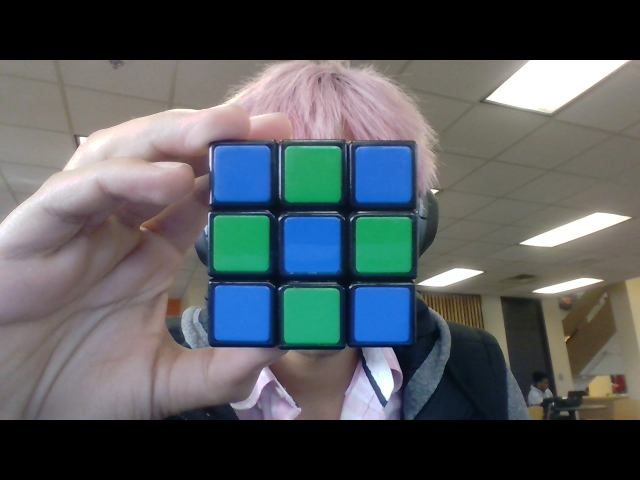
#> input picture original.image.1.png, 640 x 480 px, given in place of the camera
$ python corcer.py   (older library calls are emulated)
#> lines starting #> are read from the running program, lines starting #| are printed output that depends on the picture; after the words box and inside, x2 and y2 are one past the last pixel; in counts of white or black regions, pixels touching at a corner belong together
import cv2
import numpy as np
import time
import webcolors as wc
import random

#from frame gets color of region in rect
def area_color(frame,rect):
    y = rect[1]
    x = rect[0]
    l = rect[2]
    b =  np.mean(frame[y:y+l, x:x+l,0])
    g =  np.mean(frame[y:y+l, x:x+l,1])
    r = np.mean(frame[y:y+l, x:x+l,2])
    return (r,g,b)

#uses rgb value and webcolors library to find closest color name (some code from stackoverflow)
def closest_color(requested_colour):
    min_colours = {}
    for key, name in color_rgb.items():
        r_c, g_c, b_c =wc.hex_to_rgb(key)
        rd = (r_c - requested_colour[0]) ** 2
        gd = (g_c - requested_colour[1]) ** 2
        bd = (b_c - requested_colour[2]) ** 2
        min_colours[(rd + gd + bd)] = name
    return min_colours[min(min_colours.keys())]

#give rgb returns rgb of closest color
def get_true_color(rgb):
    name = closest_color(rgb)
    return wc.name_to_rgb(name)

#returns true if the rectngles have overlapping regions
def rectsOverlap(r1,r2) :
    #[x-value,y-value,width,height]
    thresh = 10
    r1[3:4] = r1[3:4] - thresh
    r2[3:4] = r2[3:4] - thresh

    if np.abs(r1[0] - r2[0]) < thresh and np.abs(r1[1] - r2[1]) < thresh:
        return True
    if r1[0] > (r2[0] + r2[2]) or r2[0] > (r1[0] + r1[2]):
        return False
    if r1[1] < (r2[1] + r2[3]) or r2[1] > (r1[1] + r1[3]):
        return False
    return True

def removeOverlaps(rects):
    rects_c = rects.copy()
    for r1 in range(len(rects)):
        for r2 in range(r1 + 1, len(rects)):
            if(rectsOverlap(rects[r1],rects[r2])):
                del rects_c[r2]
                return removeOverlaps(rects_c)
    return rects

def get_face(rects):
    rects = np.asarray(rects)
    faces = []
    if len(rects) == 0:
        return faces
    min_i = 0


    rgb=area_color(frame,rects[min_i])
    faces.append((closest_color(rgb)))
    rects = np.delete(rects,min_i,0)
    return faces + get_face(rects.copy())

cap = cv2.VideoCapture(0)

min_width,max_width = 40,60
#all hex valies of colors used
color_rgb = {'#ff0000':'red','#0000ff':'blue','#00ff00':'green','#ffa500':'orange','#ffe4b4':'white','#ffff00':'yellow'}

cube = []
face = []

start = time.time()
count=0
while(1==1):
    count+=1
    ret, frame = cap.read()
#> frame is the input picture: shape (480, 640, 3); mean B, G, R 91.9, 89.3, 84.3
    frame = cv2.imread("original.image.3.png")
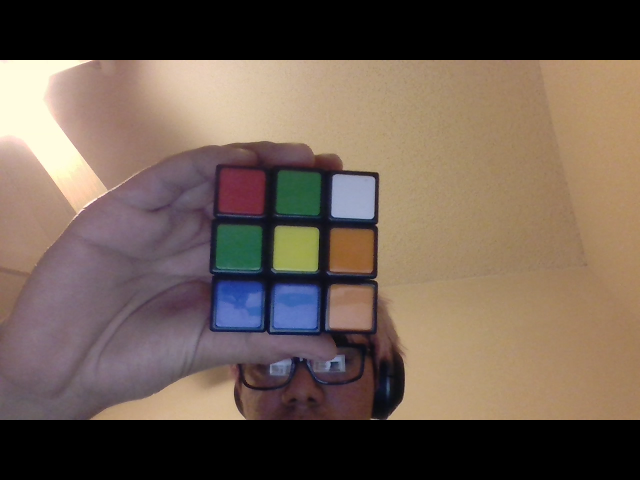
#> input picture original.image.3.png, 640 x 480 px
#> frame is the input picture: shape (480, 640, 3); mean B, G, R 82.3, 93.8, 110.2
    img = frame.copy()
    im2 = frame.copy()
    #gray image
    gray = cv2.cvtColor(frame, cv2.COLOR_BGR2GRAY)
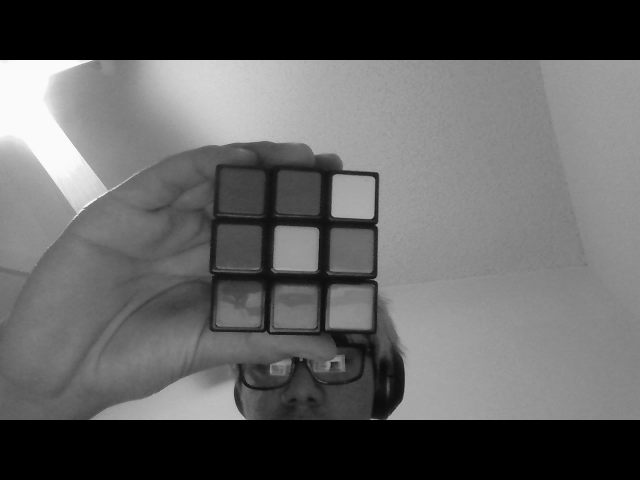
#> gray: shape (480, 640); min 0, max 251, mean 97.4

    #blurs image then get edges using Canny Edge Deteciont
    blurred = cv2.GaussianBlur(gray, (5, 5), 0)
    edges = cv2.Canny(gray, 20, 40)
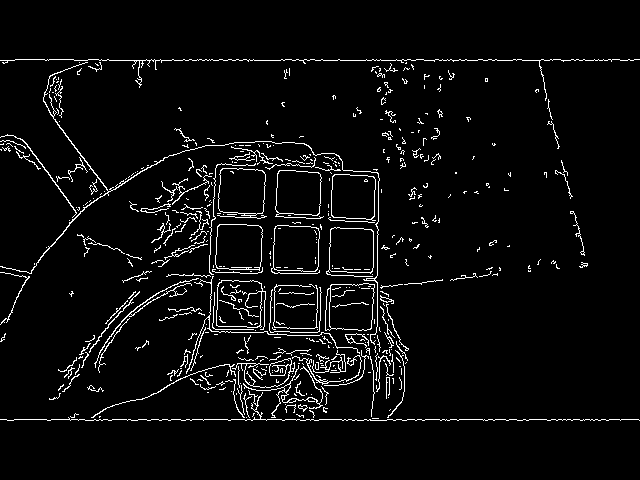
#> edges: shape (480, 640); 4.3% white in thin lines or dots, all inside (x1, y1, x2, y2) = (0, 59, 640, 421)

    #get iamge contours
    ret, thresh = cv2.threshold(edges,127,255,0)
    im2, contours, hierarchy = cv2.findContours(thresh, cv2.RETR_TREE, cv2.CHAIN_APPROX_SIMPLE)
#> contours = 536 contours, 497 with area under 20; largest, box (x1, y1, x2, y2) and area: (325, 283, 375, 331) 2078, (216, 280, 266, 330) 1998, (217, 168, 267, 219) 1990, (215, 224, 263, 271) 1988, (271, 225, 320, 274) 1980

    hull = []
    rects = []

    # calculate points for each contour
    for i in range(len(contours)):
        # creating convex hull object for each contour
        hull.append(cv2.convexHull(contours[i], False))
#> after the loop, hull = 536 contours, 373 with area under 20; largest, box (x1, y1, x2, y2) and area: (0, 62, 380, 345) 71016, (0, 59, 640, 101) 18110, (0, 390, 640, 421) 9886, (186, 276, 360, 374) 9333, (243, 365, 323, 418) 2692

    # create an empty black image
    #drawing = np.zeros((thresh.shape[0], thresh.shape[1], 3), np.uint8)
    drawing = img[:(frame.shape[0]*3)//4,:(frame.shape[1]*3)//4]
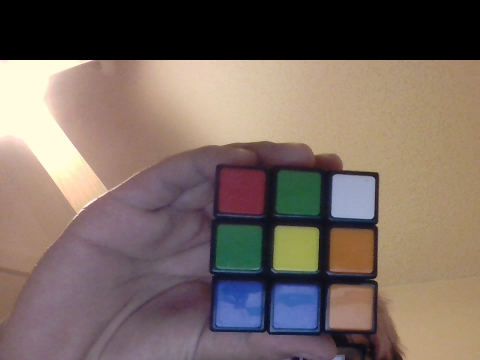
#> drawing: shape (360, 480, 3); mean B, G, R 96.9, 105, 120.2
    # draw and save ectangles
    for i in range(len(contours)):
        x,y,w,h = cv2.boundingRect(contours[i])
        if (np.abs(w-h)<=2 and w > min_width and w < max_width):
            #drawing = cv2.rectangle(drawing,(x,y),(x+w,y+h),(0,0,255),2)
            rects.append(np.array([x,y,w,h]))
#> this loop made 536 passes
#> (x, y, w, h) on passes 1 to 3: (372, 418, 7, 1), (246, 417, 1, 1), (99, 416, 2, 2)
#> after the loop, rects = 17 items, first 6: [273, 284, 45, 45], [325, 283, 50, 48], [329, 283, 46, 48], [216, 280, 50, 50], [216, 280, 47, 48], [326, 227, 48, 50]
    #create copy of frame with detection region
    img[:(frame.shape[0]*3)//4,:(frame.shape[1]*3)//4] = drawing


    #get color for each square
    rects = removeOverlaps(rects.copy())
#> in removeOverlaps, `rects_c = rects.copy()`: rects_c has the same summary as rects outside removeOverlaps
#> the loop in removeOverlaps, `for r1 in range(len(rects)):` made 1 pass
#> rects = [[273, 284, 45, -945], [325, 283, 50, -602], [216, 280, 50, -420], [329, 227, 45, -404], [273, 225, 47, -393], [215, 224, 48, -343], [331, 174, 45, -324], [275, 170, 49, -301], [217, 168, 50, -289]]
    if len(rects) is 9:
        for i in range(len(rects)):
            y = rects[i][1]
            x = rects[i][0]
            l = rects[i][2]
            r,g,b=area_color(frame,rects[i])
            rgb = get_true_color((r,g,b))
            img[y:y+l, x:x+l,0] = rgb[2]
            img[y:y+l, x:x+l,1] = rgb[1]
            img[y:y+l, x:x+l,2] = rgb[0]
#> this loop made 9 passes
#> (b, g, r, name in get_true_color, rgb) on passes 1 to 8: (173, 101.8, 74.21, 'blue', (0, 0, 255)), (92.63, 101.6, 130.7, 'orange', (255, 165, 0)), (154.3, 84.06, 59.26, 'blue', (0, 0, 255)), (53.47, 89.68, 133.5, 'orange', (255, 165, 0)), (79.28, 144.9, 139.2, 'orange', (255, 165, 0)), (70.86, 89.28, 39.89, 'green', (0, 128, 0)), (180.3, 153.3, 145.4, 'white', (255, 255, 255)), (56.63, 76.56, 37.48, 'green', (0, 128, 0))
#> b on pass 9: 58.63
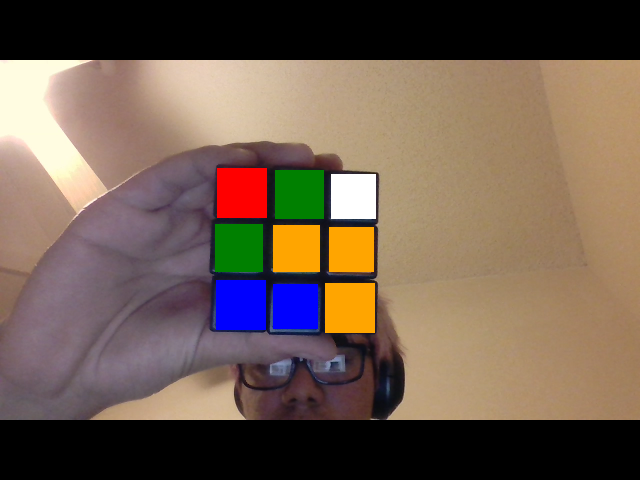
#> img: shape (480, 640, 3); 6.67% of pixels changed, all inside (x1, y1, x2, y2) = (215, 168, 376, 333)
        print(get_face(rects.copy()))
#| ['blue', 'orange', 'blue', 'orange', 'orange', 'green', 'white', 'green', 'red']


    cv2.imwrite("final.image.b.png",img)
    cv2.imshow('edges',edges)
    cv2.imshow('frame',img)
    if cv2.waitKey(1) & 0xFF == ord('q'):
#> (key q is pressed here)
        break
    if count%30==0:
        elapsed_time = time.time()-start
        print('Capture speed: {0:.2f} frames per second'.format(count/elapsed_time))
